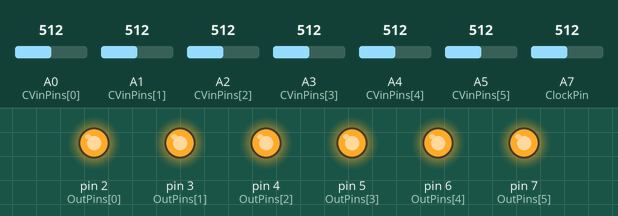
Simulated run of this sketch. Board: Arduino Nano, built with avr-gcc and run on an emulated ATmega328P. Shown: output pins drawn as LEDs (lit = HIGH). The test bench sets the inputs (shaded band); at power-on: A7 (ClockPin) = 512, A0 (CVinPins[0]) = 512, A1 (CVinPins[1]) = 512, A2 (CVinPins[2]) = 512, A3 (CVinPins[3]) = 512, A4 (CVinPins[4]) = 512, A5 (CVinPins[5]) = 512.

Above: at 1.2 s.
1.3 s: A7 (ClockPin) set to 222
2.8 s: A7 (ClockPin) set to 188
At 3.4 s:
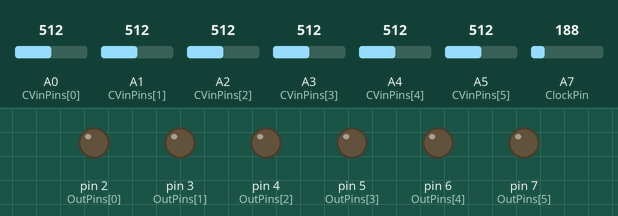
4.3 s: A7 (ClockPin) set to 214
At 5.5 s:
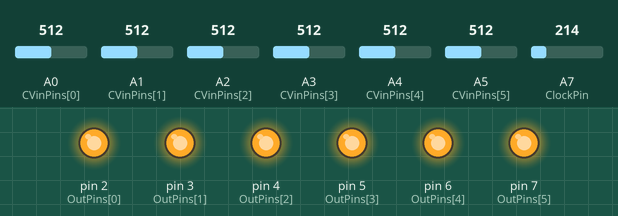
5.8 s: A7 (ClockPin) set to 194
At 6.8 s:
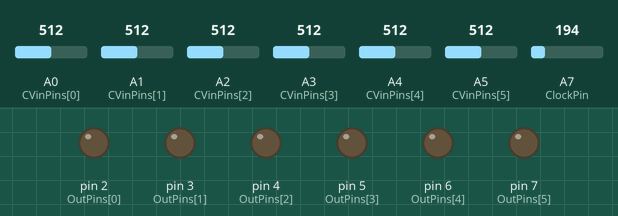
Timing chart, 0 to 8.3 s (numbered marks = the images above; inputs shaded):
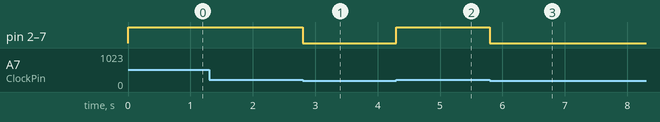

Measured:
- the behaviour switches between 205 and 204 on A7 (ClockPin) (found by bisection; images 0 and 1)
- after the input at 1.3 s, every drawn part: stays the same
- after the input at 2.8 s, pin 2 (OutPins[0]), pin 3 (OutPins[1]), pin 4 (OutPins[2]), pin 5 (OutPins[3]), pin 6 (OutPins[4]), pin 7 (OutPins[5]): HIGH → LOW at once
- after the input at 4.3 s, pin 2 (OutPins[0]), pin 3 (OutPins[1]), pin 4 (OutPins[2]), pin 5 (OutPins[3]), pin 6 (OutPins[4]), pin 7 (OutPins[5]): LOW → HIGH at once
- after the input at 5.8 s, pin 2 (OutPins[0]), pin 3 (OutPins[1]), pin 4 (OutPins[2]), pin 5 (OutPins[3]), pin 6 (OutPins[4]), pin 7 (OutPins[5]): HIGH → LOW at once

The sketch:

kwantiseerder_uit_de_hel.ino
```cpp
/*
Arduino Nano

1 External Clock Input A7
6 Channel Inputs
6 Offset Pots
Channel Inputs + Pots mixed and sent to A0-A5
6 Channel Outputs D2-D7

Output bandwidth follows clock input bandwidth
Does not need regular clock source, any signal that crosses threshold will work - Default 1v
Each channel generates clocked gates based on the input mixer, offset pot and threshold - Default 2.5v
*/
  int OutPins[] = {2, 3, 4, 5, 6, 7};
  int CVinPins[] = {A0, A1, A2, A3, A4, A5};
  int ClockPin = A7;

  const int CVThreshold = 511;
  const int ClockThreshold = 204;

  int CVin = 0;
  int Channel = 0;
  int ClockPinStatus = 0;

  bool ClockState = LOW;
  bool PrevClockState = LOW;
  bool ChSet[] = {LOW, LOW, LOW, LOW, LOW, LOW};
  bool OutStatus[] = {LOW, LOW, LOW, LOW, LOW, LOW};

void setup() {
  for (Channel = 0; Channel < 6; Channel++) {
    pinMode(OutPins[Channel], OUTPUT);
  }
}

void loop() {
  for (Channel = 0; Channel < 6; Channel++) {
    CVin = analogRead(CVinPins[Channel]);
    if (CVin > CVThreshold) {ChSet[Channel] = HIGH; }
  }
  ClockPinStatus = analogRead(ClockPin);
  if (ClockPinStatus > ClockThreshold) {ClockState = HIGH; }
  if (ClockPinStatus <= ClockThreshold) {ClockState = LOW; }

  if (ClockState == LOW && PrevClockState == HIGH) {
    PrevClockState = LOW;
    for (Channel = 0; Channel < 6; Channel++) {
      if (OutStatus[Channel] == HIGH) {
        digitalWrite(OutPins[Channel], LOW );
        OutStatus[Channel] = LOW;
      }
    }
  }

  if (ClockState == HIGH && PrevClockState == LOW) {
    PrevClockState = HIGH;
    for (Channel = 0; Channel < 6; Channel++) {
      if (ChSet[Channel] == HIGH) {
        digitalWrite(OutPins[Channel], HIGH );
        OutStatus[Channel] = HIGH;
        ChSet[Channel] = LOW;
      }
    }
  }
  delay(0);
}
```
